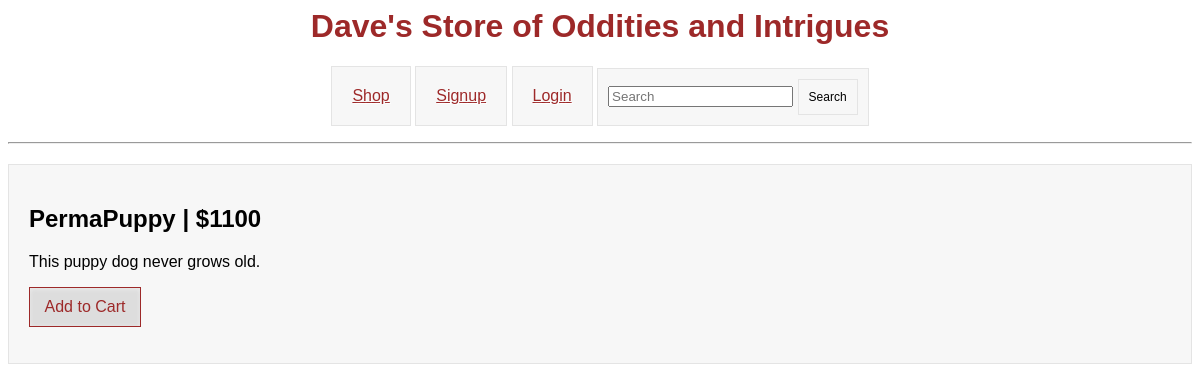
Screenshot of /items4/ with the database file from the repository.
### items/models.py (models this page shows)
class Item(models.Model):
	name = models.CharField(max_length=200)
	description = models.CharField(max_length=400)
	price = models.IntegerField()
	def __str__(self):
		return self.name

### items/views.py (the view)
# urls.py: url(r'(?P<item_id>[0-9]+)/$', views.show, name='show'),
def show(request, item_id):
	try:
	    item = Item.objects.get(pk=item_id)
	except Item.DoesNotExist:
	    raise Http404("Item does not exist")
	return render(request, 'items/show.html', {'item': item})

### items/templates/items/show.html
{% include "header.html" %}
<div class="item-list">
    <h2>{{ item }} | ${{ item.price }}</h2>
    <p>{{ item.description }}</p>
    <a class="cart-link" href="/items/{{ item.id }}/add"><p class="add-to-cart">Add to Cart</p></a>
</div>

### users/static/users/style.css (style rules this page uses)
a { color: #9D2929; }
.item-list { background-color: #F7F7F7; padding: 20px; border:1px solid #E4E4E4; margin-top: 20px; }
.cart-link { text-decoration: none }
.add-to-cart { border: solid 1px; padding: 10px; width: 90px; text-align: center; text-decoration: none; background-color: #ddd; box-shadow: inset 0px 1px 4px #ECECEC; -moz-box-shadow: inset 0px 1px 4px #ECECEC; -webkit-box-shadow: inset 0px 1px 4px #ECECEC; }

### rows the page displays
Item: name "PermaPuppy", price "1100", description "This puppy dog never grows old."
